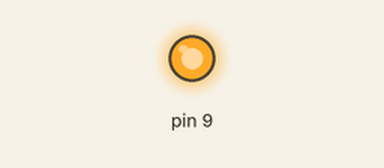
Recording of a sketch running on a simulated Arduino Uno, built with avr-gcc and run on an emulated ATmega328P. On the bench: output pins drawn as LEDs (lit = HIGH).

Above: at 1.0 s.
At 3.0 s:
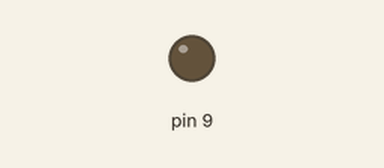
Timing chart, 0 to 5.2 s (numbered marks = the images above):
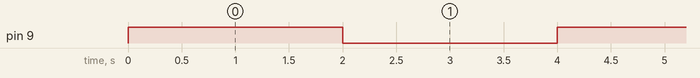

The sketch:

_LED_2_sec_blink__fantastic_allis1-2.ino
```cpp
// C++ code
//
void setup()
{
  pinMode(9, OUTPUT);
}

void loop()
{
  digitalWrite(9, HIGH);
  delay(2000); // Wait for 2000 millisecond(s)
  digitalWrite(9, LOW);
  delay(2000); // Wait for 2000 millisecond(s)
}
```

Measured:
- by itself, pin 9: alternates HIGH for 2.0 s and LOW for 2.0 s
